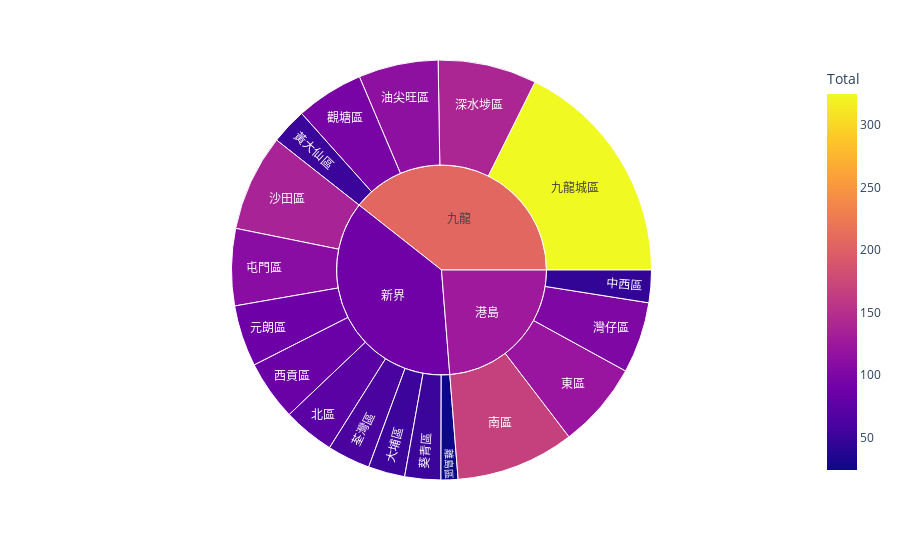

Notebook code for this chart:
### Code cell
fig = px.sunburst(Total_HKMO_Awards_By_District, path=['District', 'Sub_District'], values='Total',
                  color='Total')
fig.show()

### Figure 1 — Plotly figure (JSON) as saved in the notebook; plotly's stock layout.template omitted (floating-point values rounded to 4 significant figures)
{"data": [{"branchvalues": "total", "customdata": [[46], [325], [87], [73], [168], [52], [109], [122], [137], [113], [140], [101], [61], [51], [85], [96], [24], [51], [206.6], [88.92], [126.8]], "domain": {"x": [0, 1], "y": [0, 1]}, "hovertemplate": "labels=%{label}<br>Total_sum=%{value}<br>parent=%{parent}<br>id=%{id}<br>Total=%{color}<extra></extra>", "ids": ["港島/中西區", "九龍/九龍城區", "新界/元朗區", "新界/北區", "港島/南區", "新界/大埔區", "新界/屯門區", "港島/東區", "新界/沙田區", "九龍/油尖旺區", "九龍/深水埗區", "港島/灣仔區", "新界/荃灣區", "新界/葵青區", "新界/西貢區", "九龍/觀塘區", "新界/離島區", "九龍/黃大仙區", "九龍", "新界", "港島"], "labels": ["中西區", "九龍城區", "元朗區", "北區", "南區", "大埔區", "屯門區", "東區", "沙田區", "油尖旺區", "深水埗區", "灣仔區", "荃灣區", "葵青區", "西貢區", "觀塘區", "離島區", "黃大仙區", "九龍", "新界", "港島"], "marker": {"coloraxis": "coloraxis", "colors": [46, 325, 87, 73, 168, 52, 109, 122, 137, 113, 140, 101, 61, 51, 85, 96, 24, 51, 206.6, 88.92, 126.8]}, "name": "", "parents": ["港島", "九龍", "新界", "新界", "港島", "新界", "新界", "港島", "新界", "九龍", "九龍", "港島", "新界", "新界", "新界", "九龍", "新界", "九龍", "", "", ""], "type": "sunburst", "values": [46, 325, 87, 73, 168, 52, 109, 122, 137, 113, 140, 101, 61, 51, 85, 96, 24, 51, 725, 679, 437]}], "layout": {"coloraxis": {"colorbar": {"title": {"text": "Total"}}, "colorscale": [[0, "#0d0887"], [0.1111, "#46039f"], [0.2222, "#7201a8"], [0.3333, "#9c179e"], [0.4444, "#bd3786"], [0.5556, "#d8576b"], [0.6667, "#ed7953"], [0.7778, "#fb9f3a"], [0.8889, "#fdca26"], [1, "#f0f921"]]}, "legend": {"tracegroupgap": 0}, "margin": {"t": 60}}}
